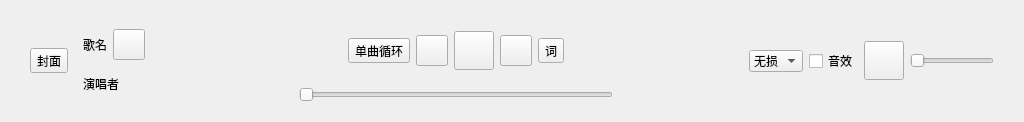
<?xml version="1.0" encoding="UTF-8"?>
<ui version="4.0">
 <class>MiniPlayer</class>
 <widget class="QWidget" name="MiniPlayer">
  <property name="geometry">
   <rect>
    <x>0</x>
    <y>0</y>
    <width>1024</width>
    <height>106</height>
   </rect>
  </property>
  <property name="windowTitle">
   <string>Form</string>
  </property>
  <property name="autoFillBackground">
   <bool>false</bool>
  </property>
  <layout class="QHBoxLayout" name="horizontalLayout_5">
   <item>
    <spacer name="horizontalSpacer">
     <property name="orientation">
      <enum>Qt::Horizontal</enum>
     </property>
     <property name="sizeType">
      <enum>QSizePolicy::Fixed</enum>
     </property>
     <property name="sizeHint" stdset="0">
      <size>
       <width>10</width>
       <height>20</height>
      </size>
     </property>
    </spacer>
   </item>
   <item>
    <widget class="QWidget" name="widget_6" native="true">
     <layout class="QHBoxLayout" name="horizontalLayout_4">
      <item>
       <widget class="QToolButton" name="toolButton_6">
        <property name="sizePolicy">
         <sizepolicy hsizetype="Fixed" vsizetype="Fixed">
          <horstretch>0</horstretch>
          <verstretch>0</verstretch>
         </sizepolicy>
        </property>
        <property name="autoFillBackground">
         <bool>false</bool>
        </property>
        <property name="text">
         <string>封面</string>
        </property>
        <property name="icon">
         <iconset resource="res.qrc">
          <normaloff>:/img/img_snow.png</normaloff>:/img/img_snow.png</iconset>
        </property>
        <property name="iconSize">
         <size>
          <width>48</width>
          <height>48</height>
         </size>
        </property>
        <property name="autoRepeat">
         <bool>false</bool>
        </property>
        <property name="autoExclusive">
         <bool>false</bool>
        </property>
       </widget>
      </item>
      <item>
       <widget class="QWidget" name="widget_5" native="true">
        <layout class="QVBoxLayout" name="verticalLayout_2">
         <item>
          <widget class="QWidget" name="widget_4" native="true">
           <property name="sizePolicy">
            <sizepolicy hsizetype="Preferred" vsizetype="Preferred">
             <horstretch>0</horstretch>
             <verstretch>0</verstretch>
            </sizepolicy>
           </property>
           <layout class="QHBoxLayout" name="horizontalLayout_3">
            <property name="leftMargin">
             <number>0</number>
            </property>
            <property name="topMargin">
             <number>0</number>
            </property>
            <item>
             <widget class="QLabel" name="label">
              <property name="text">
               <string>歌名</string>
              </property>
             </widget>
            </item>
            <item>
             <widget class="QToolButton" name="toolButton_3">
              <property name="sizePolicy">
               <sizepolicy hsizetype="Fixed" vsizetype="Fixed">
                <horstretch>0</horstretch>
                <verstretch>0</verstretch>
               </sizepolicy>
              </property>
              <property name="text">
               <string/>
              </property>
              <property name="icon">
               <iconset>
                <normalon>:/img/ic_favorite_checked.png</normalon>
               </iconset>
              </property>
              <property name="iconSize">
               <size>
                <width>24</width>
                <height>24</height>
               </size>
              </property>
             </widget>
            </item>
           </layout>
          </widget>
         </item>
         <item>
          <widget class="QLabel" name="label_2">
           <property name="text">
            <string>演唱者</string>
           </property>
          </widget>
         </item>
        </layout>
       </widget>
      </item>
     </layout>
    </widget>
   </item>
   <item>
    <spacer name="horizontalSpacer_3">
     <property name="orientation">
      <enum>Qt::Horizontal</enum>
     </property>
     <property name="sizeHint" stdset="0">
      <size>
       <width>40</width>
       <height>20</height>
      </size>
     </property>
    </spacer>
   </item>
   <item>
    <widget class="QWidget" name="widget_2" native="true">
     <layout class="QVBoxLayout" name="verticalLayout">
      <item>
       <widget class="QWidget" name="widget" native="true">
        <layout class="QHBoxLayout" name="horizontalLayout">
         <property name="topMargin">
          <number>0</number>
         </property>
         <property name="bottomMargin">
          <number>0</number>
         </property>
         <item>
          <spacer name="horizontalSpacer_6">
           <property name="orientation">
            <enum>Qt::Horizontal</enum>
           </property>
           <property name="sizeHint" stdset="0">
            <size>
             <width>40</width>
             <height>20</height>
            </size>
           </property>
          </spacer>
         </item>
         <item>
          <widget class="QToolButton" name="toolButton">
           <property name="text">
            <string>单曲循环</string>
           </property>
          </widget>
         </item>
         <item>
          <widget class="QToolButton" name="toolButton_2">
           <property name="text">
            <string/>
           </property>
           <property name="icon">
            <iconset resource="res.qrc">
             <normaloff>:/img/ic_prev.png</normaloff>:/img/ic_prev.png</iconset>
           </property>
           <property name="iconSize">
            <size>
             <width>24</width>
             <height>24</height>
            </size>
           </property>
          </widget>
         </item>
         <item>
          <widget class="QToolButton" name="toolButton_3">
           <property name="sizePolicy">
            <sizepolicy hsizetype="Fixed" vsizetype="Fixed">
             <horstretch>0</horstretch>
             <verstretch>0</verstretch>
            </sizepolicy>
           </property>
           <property name="text">
            <string/>
           </property>
           <property name="icon">
            <iconset>
             <normalon>:/img/ic_play.png</normalon>
            </iconset>
           </property>
           <property name="iconSize">
            <size>
             <width>32</width>
             <height>32</height>
            </size>
           </property>
          </widget>
         </item>
         <item>
          <widget class="QToolButton" name="toolButton_4">
           <property name="text">
            <string/>
           </property>
           <property name="icon">
            <iconset>
             <normalon>:/img/ic_next.png</normalon>
            </iconset>
           </property>
           <property name="iconSize">
            <size>
             <width>24</width>
             <height>24</height>
            </size>
           </property>
          </widget>
         </item>
         <item>
          <widget class="QToolButton" name="toolButton_5">
           <property name="text">
            <string>词</string>
           </property>
          </widget>
         </item>
         <item>
          <spacer name="horizontalSpacer_5">
           <property name="orientation">
            <enum>Qt::Horizontal</enum>
           </property>
           <property name="sizeHint" stdset="0">
            <size>
             <width>40</width>
             <height>20</height>
            </size>
           </property>
          </spacer>
         </item>
        </layout>
       </widget>
      </item>
      <item>
       <widget class="QSlider" name="horizontalSlider">
        <property name="orientation">
         <enum>Qt::Horizontal</enum>
        </property>
       </widget>
      </item>
     </layout>
    </widget>
   </item>
   <item>
    <spacer name="horizontalSpacer_4">
     <property name="orientation">
      <enum>Qt::Horizontal</enum>
     </property>
     <property name="sizeHint" stdset="0">
      <size>
       <width>40</width>
       <height>20</height>
      </size>
     </property>
    </spacer>
   </item>
   <item>
    <widget class="QWidget" name="widget_3" native="true">
     <layout class="QHBoxLayout" name="horizontalLayout_2">
      <item>
       <widget class="QComboBox" name="comboBox">
        <item>
         <property name="text">
          <string>无损</string>
         </property>
        </item>
        <item>
         <property name="text">
          <string>极高</string>
         </property>
        </item>
        <item>
         <property name="text">
          <string>较高</string>
         </property>
        </item>
        <item>
         <property name="text">
          <string>标准</string>
         </property>
        </item>
       </widget>
      </item>
      <item>
       <widget class="QCheckBox" name="checkBox">
        <property name="text">
         <string>音效</string>
        </property>
       </widget>
      </item>
      <item>
       <widget class="QToolButton" name="toolButton_2">
        <property name="text">
         <string/>
        </property>
        <property name="icon">
         <iconset resource="res.qrc">
          <normaloff>:/img/ic_sound.png</normaloff>
          <normalon>:/img/ic_mute.png</normalon>
          <activeoff>:/img/ic_mute.png</activeoff>
          <selectedoff>:/img/ic_mute.png</selectedoff>:/img/ic_sound.png</iconset>
        </property>
        <property name="iconSize">
         <size>
          <width>32</width>
          <height>32</height>
         </size>
        </property>
       </widget>
      </item>
      <item>
       <widget class="QSlider" name="horizontalSlider_2">
        <property name="orientation">
         <enum>Qt::Horizontal</enum>
        </property>
       </widget>
      </item>
     </layout>
    </widget>
   </item>
   <item>
    <spacer name="horizontalSpacer_2">
     <property name="orientation">
      <enum>Qt::Horizontal</enum>
     </property>
     <property name="sizeType">
      <enum>QSizePolicy::Fixed</enum>
     </property>
     <property name="sizeHint" stdset="0">
      <size>
       <width>10</width>
       <height>20</height>
      </size>
     </property>
    </spacer>
   </item>
  </layout>
 </widget>
 <resources>
  <include location="res.qrc"/>
 </resources>
 <connections/>
</ui>
